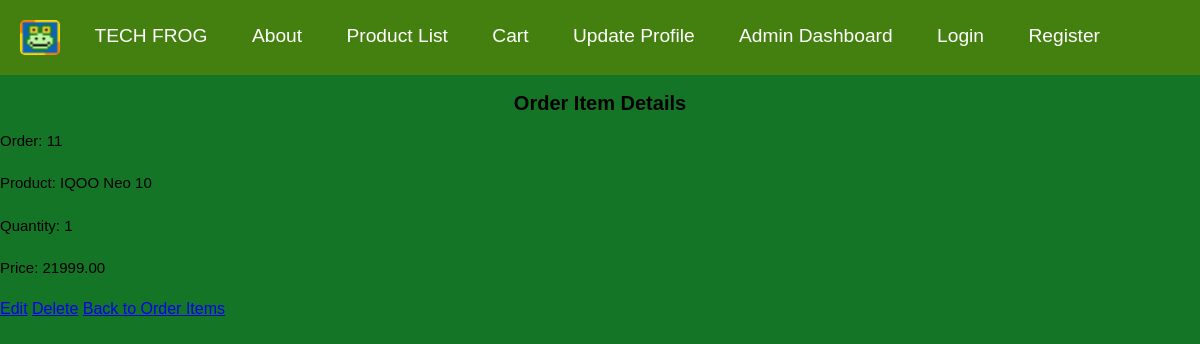
The page /order-items/10/ on the database its author committed.
### app/models.py (models this page shows, shortened)
class OrderItem(models.Model):
    order = models.ForeignKey('Order', on_delete=models.CASCADE, related_name='items')
    product = models.ForeignKey('Product', on_delete=models.CASCADE)
    quantity = models.PositiveIntegerField(validators=[MinValueValidator(1)])
    price = models.DecimalField(max_digits=10, decimal_places=2)

class Order(models.Model):
    customer = models.ForeignKey('Customer', on_delete=models.CASCADE, related_name='orders')
    created_at = models.DateTimeField(auto_now_add=True)
    status = models.CharField(
        max_length=20,
        choices=[
            ('pending', 'Pending'),
            ('shipped', 'Shipped'),
            ('delivered', 'Delivered'),
            ('canceled', 'Canceled'),
        ],
        default='pending'
    )
    total_price = models.DecimalField(max_digits=10, decimal_places=2, default=0, validators=[MinValueValidator(0)])
    class Meta:
        ordering = ['-created_at']

class Product(models.Model):
    name = models.CharField(max_length=100)
    price = models.DecimalField(max_digits=10, decimal_places=2, validators=[MinValueValidator(0.01)])
    stock = models.PositiveIntegerField()
    category = models.ForeignKey('Category', on_delete=models.SET_NULL, null=True, blank=True, related_name='products')
    image = models.ImageField(upload_to='products/', blank=True, null=True)
    description = models.TextField(default="Default description")
    created_at = models.DateTimeField(auto_now_add=True)
    updated_at = models.DateTimeField(auto_now=True)
    class Meta:
        ordering = ['name']

### app/views.py (the view)
# urls.py: path('order-items/<int:pk>/', views.order_item_view, name='order-item-view'),
def order_item_view(request, pk):
    item = get_object_or_404(OrderItem, pk=pk)
    return render(request, 'app/order_item_detail.html', {'item': item})

### app/templates/app/order_item_detail.html
{% extends 'app/base.html' %}
{% block content %}
  <h2>Order Item Details</h2>
  <p>Order: {{ item.order.id }}</p>
  <p>Product: {{ item.product.name }}</p>
  <p>Quantity: {{ item.quantity }}</p>
  <p>Price: {{ item.price }}</p>
  <a href="{% url 'order-item-update' item.pk %}">Edit</a>
  <a href="{% url 'order-item-delete' item.pk %}">Delete</a>
  <a href="{% url 'order-item-list' %}">Back to Order Items</a>
{% endblock %}

### static/css/base.css (style rules this page uses)
body { margin: 0; padding: 0; font-family: sans-serif; background-color: #147526; }
h2 { text-align: center; font-size: 20px; color: black; margin-bottom: 10px; }
p { font-size: 15px; line-height: 1.5; margin-bottom: 20px; }

### rows shown on the page
OrderItem: order.id "11", product.name "IQOO Neo 10", quantity "1", price "21999.00"
